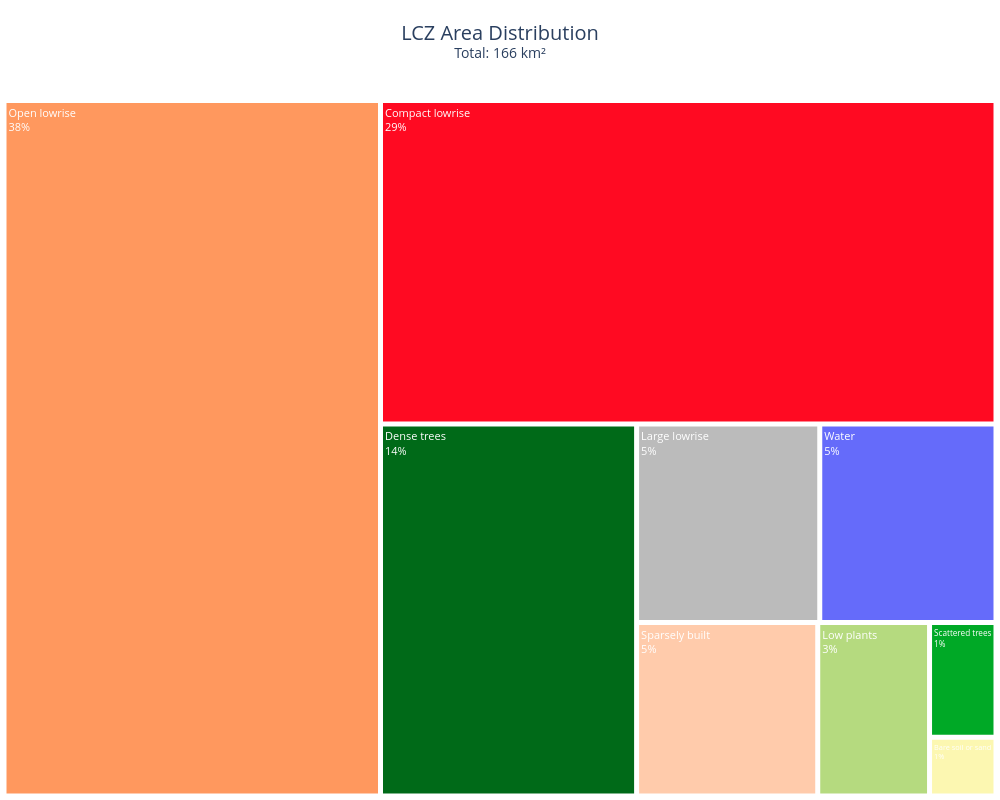

Here is the notebook cell this chart was saved with:
### Code cell
# Sunburst (hierarchical Urban / Natural / Other)
lcz_cal_area(map_path, plot_type="treemap").fig.show()

### Figure 1 — Plotly figure (JSON) as saved in the notebook; plotly's stock layout.template omitted (floating-point values rounded to 4 significant figures)
{"data": [{"branchvalues": "total", "hovertemplate": "<b>%{label}</b><br>Area: %{value:.2f} km²<br>%{percentEntry}<extra></extra>", "labels": ["Compact lowrise", "Open lowrise", "Large lowrise", "Sparsely built", "Dense trees", "Scattered trees", "Low plants", "Bare soil or sand", "Water"], "marker": {"colors": ["#FF0A22", "#FF985E", "#BBBBBB", "#FFCBAB", "#006A18", "#00A926", "#B5DA7F", "#FCF7B1", "#656BFA"], "line": {"color": "white", "width": 2}}, "parents": ["", "", "", "", "", "", "", "", ""], "textfont": {"color": "white", "size": 11}, "textinfo": "label+percent entry", "type": "treemap", "values": [47.85, 62.95, 8.75, 7.55, 22.91, 1.83, 4.66, 0.94, 8.42]}], "layout": {"height": 800, "margin": {"b": 0, "l": 0, "r": 0, "t": 80}, "title": {"font": {"size": 20}, "text": "LCZ Area Distribution<br><sup>Total: 166 km²</sup>", "x": 0.5, "xanchor": "center"}, "width": 1000}}
